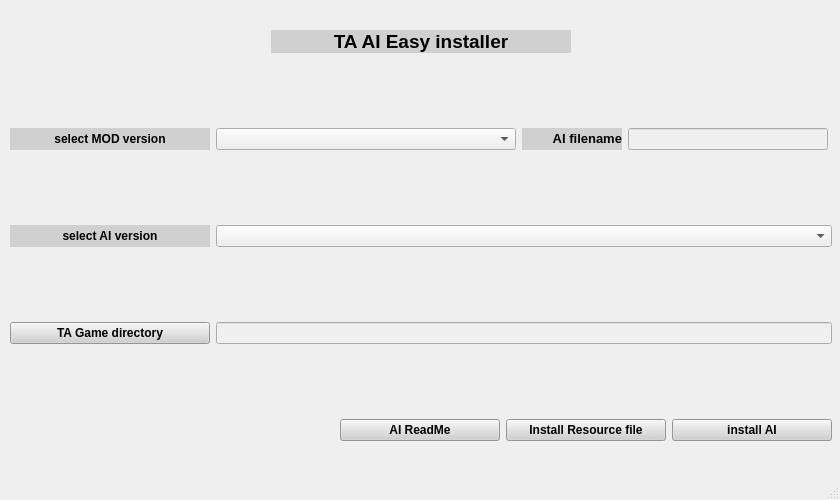
<?xml version="1.0" encoding="UTF-8"?>
<ui version="4.0">
 <class>MainWindow</class>
 <widget class="QMainWindow" name="MainWindow">
  <property name="geometry">
   <rect>
    <x>0</x>
    <y>0</y>
    <width>840</width>
    <height>500</height>
   </rect>
  </property>
  <property name="minimumSize">
   <size>
    <width>840</width>
    <height>500</height>
   </size>
  </property>
  <property name="maximumSize">
   <size>
    <width>840</width>
    <height>500</height>
   </size>
  </property>
  <property name="windowTitle">
   <string>MainWindow</string>
  </property>
  <widget class="QWidget" name="centralwidget">
   <widget class="QWidget" name="layoutWidget">
    <property name="geometry">
     <rect>
      <x>10</x>
      <y>30</y>
      <width>822</width>
      <height>411</height>
     </rect>
    </property>
    <layout class="QVBoxLayout" name="verticalLayout">
     <item>
      <layout class="QHBoxLayout" name="horizontalLayout_5">
       <item>
        <spacer name="horizontalSpacer">
         <property name="orientation">
          <enum>Qt::Horizontal</enum>
         </property>
         <property name="sizeHint" stdset="0">
          <size>
           <width>40</width>
           <height>20</height>
          </size>
         </property>
        </spacer>
       </item>
       <item>
        <widget class="QLabel" name="label">
         <property name="minimumSize">
          <size>
           <width>300</width>
           <height>0</height>
          </size>
         </property>
         <property name="maximumSize">
          <size>
           <width>300</width>
           <height>16777215</height>
          </size>
         </property>
         <property name="styleSheet">
          <string notr="true">        QLabel {
            font-family: &quot;Courier New&quot;;
            font-size: 12px;
            font-weight: bold;
            color: #000000;
            background-color: #D0D0D0;
        }</string>
         </property>
         <property name="text">
          <string>&lt;html&gt;&lt;head/&gt;&lt;body&gt;&lt;p align=&quot;center&quot;&gt;&lt;span style=&quot; font-size:14pt;&quot;&gt;TA AI Easy installer&lt;/span&gt;&lt;/p&gt;&lt;/body&gt;&lt;/html&gt;</string>
         </property>
        </widget>
       </item>
       <item>
        <spacer name="horizontalSpacer_2">
         <property name="orientation">
          <enum>Qt::Horizontal</enum>
         </property>
         <property name="sizeHint" stdset="0">
          <size>
           <width>40</width>
           <height>20</height>
          </size>
         </property>
        </spacer>
       </item>
      </layout>
     </item>
     <item>
      <spacer name="verticalSpacer">
       <property name="orientation">
        <enum>Qt::Vertical</enum>
       </property>
       <property name="sizeHint" stdset="0">
        <size>
         <width>20</width>
         <height>20</height>
        </size>
       </property>
      </spacer>
     </item>
     <item>
      <layout class="QHBoxLayout" name="horizontalLayout">
       <item>
        <widget class="QLabel" name="label_3">
         <property name="minimumSize">
          <size>
           <width>200</width>
           <height>0</height>
          </size>
         </property>
         <property name="maximumSize">
          <size>
           <width>200</width>
           <height>16777215</height>
          </size>
         </property>
         <property name="styleSheet">
          <string notr="true">        QLabel {
            font-family: &quot;Courier New&quot;;
            font-size: 12px;
            font-weight: bold;
            color: #000000;
            background-color: #D0D0D0;
        }</string>
         </property>
         <property name="text">
          <string>&lt;html&gt;&lt;head/&gt;&lt;body&gt;&lt;p align=&quot;center&quot;&gt;&lt;span style=&quot; font-size:9pt;&quot;&gt;select MOD version&lt;/span&gt;&lt;/p&gt;&lt;/body&gt;&lt;/html&gt;</string>
         </property>
        </widget>
       </item>
       <item>
        <widget class="QComboBox" name="comboBox_Mod">
         <property name="minimumSize">
          <size>
           <width>300</width>
           <height>0</height>
          </size>
         </property>
         <property name="maximumSize">
          <size>
           <width>300</width>
           <height>16777215</height>
          </size>
         </property>
         <property name="styleSheet">
          <string notr="true">
            font-family: &quot;Courier New&quot;;
            font-size: 12px;
            font-weight: bold;</string>
         </property>
        </widget>
       </item>
       <item>
        <widget class="QLabel" name="label_2">
         <property name="minimumSize">
          <size>
           <width>100</width>
           <height>0</height>
          </size>
         </property>
         <property name="maximumSize">
          <size>
           <width>60</width>
           <height>16777215</height>
          </size>
         </property>
         <property name="styleSheet">
          <string notr="true">        QLabel {
            font-family: &quot;Courier New&quot;;
            font-size: 12px;
            font-weight: bold;
            color: #000000;
            background-color: #D0D0D0;
        }</string>
         </property>
         <property name="text">
          <string>&lt;html&gt;&lt;head/&gt;&lt;body&gt;&lt;p align=&quot;right&quot;&gt;&lt;span style=&quot; font-size:10pt;&quot;&gt;AI filename&lt;/span&gt;&lt;/p&gt;&lt;/body&gt;&lt;/html&gt;</string>
         </property>
        </widget>
       </item>
       <item>
        <widget class="QLineEdit" name="lineEdit_AiFileName">
         <property name="enabled">
          <bool>false</bool>
         </property>
         <property name="minimumSize">
          <size>
           <width>200</width>
           <height>0</height>
          </size>
         </property>
         <property name="maximumSize">
          <size>
           <width>200</width>
           <height>16777215</height>
          </size>
         </property>
         <property name="styleSheet">
          <string notr="true">
            font-family: &quot;Courier New&quot;;
            font-size: 12px;
            font-weight: bold;</string>
         </property>
        </widget>
       </item>
      </layout>
     </item>
     <item>
      <spacer name="verticalSpacer_2">
       <property name="orientation">
        <enum>Qt::Vertical</enum>
       </property>
       <property name="sizeHint" stdset="0">
        <size>
         <width>20</width>
         <height>20</height>
        </size>
       </property>
      </spacer>
     </item>
     <item>
      <layout class="QHBoxLayout" name="horizontalLayout_2">
       <item>
        <widget class="QLabel" name="label_4">
         <property name="minimumSize">
          <size>
           <width>200</width>
           <height>0</height>
          </size>
         </property>
         <property name="maximumSize">
          <size>
           <width>200</width>
           <height>16777215</height>
          </size>
         </property>
         <property name="styleSheet">
          <string notr="true">        QLabel {
            font-family: &quot;Courier New&quot;;
            font-size: 12px;
            font-weight: bold;
            color: #000000;
            background-color: #D0D0D0;
        }</string>
         </property>
         <property name="text">
          <string>&lt;html&gt;&lt;head/&gt;&lt;body&gt;&lt;p align=&quot;center&quot;&gt;&lt;span style=&quot; font-size:9pt;&quot;&gt;select AI version&lt;/span&gt;&lt;/p&gt;&lt;/body&gt;&lt;/html&gt;</string>
         </property>
        </widget>
       </item>
       <item>
        <widget class="QComboBox" name="comboBox_AI">
         <property name="styleSheet">
          <string notr="true">
            font-family: &quot;Courier New&quot;;
            font-size: 12px;
            font-weight: bold;</string>
         </property>
        </widget>
       </item>
      </layout>
     </item>
     <item>
      <spacer name="verticalSpacer_4">
       <property name="orientation">
        <enum>Qt::Vertical</enum>
       </property>
       <property name="sizeHint" stdset="0">
        <size>
         <width>20</width>
         <height>20</height>
        </size>
       </property>
      </spacer>
     </item>
     <item>
      <layout class="QHBoxLayout" name="horizontalLayout_3">
       <item>
        <widget class="QPushButton" name="pushButton_game">
         <property name="minimumSize">
          <size>
           <width>200</width>
           <height>0</height>
          </size>
         </property>
         <property name="maximumSize">
          <size>
           <width>200</width>
           <height>16777215</height>
          </size>
         </property>
         <property name="styleSheet">
          <string notr="true">  
            font-family: &quot;Courier New&quot;;
            font-size: 12px;
            font-weight: bold;
            color: #000000;
            background-color: #D0D0D0;
      </string>
         </property>
         <property name="text">
          <string>TA Game directory</string>
         </property>
        </widget>
       </item>
       <item>
        <widget class="QLineEdit" name="lineEdit">
         <property name="enabled">
          <bool>false</bool>
         </property>
         <property name="styleSheet">
          <string notr="true">
            font-family: &quot;Courier New&quot;;
            font-size: 12px;
            font-weight: bold;</string>
         </property>
        </widget>
       </item>
      </layout>
     </item>
     <item>
      <spacer name="verticalSpacer_5">
       <property name="orientation">
        <enum>Qt::Vertical</enum>
       </property>
       <property name="sizeHint" stdset="0">
        <size>
         <width>20</width>
         <height>20</height>
        </size>
       </property>
      </spacer>
     </item>
     <item>
      <layout class="QHBoxLayout" name="horizontalLayout_4">
       <item>
        <spacer name="horizontalSpacer_3">
         <property name="orientation">
          <enum>Qt::Horizontal</enum>
         </property>
         <property name="sizeHint" stdset="0">
          <size>
           <width>40</width>
           <height>20</height>
          </size>
         </property>
        </spacer>
       </item>
       <item>
        <widget class="QPushButton" name="pushButton_readme">
         <property name="minimumSize">
          <size>
           <width>160</width>
           <height>0</height>
          </size>
         </property>
         <property name="maximumSize">
          <size>
           <width>160</width>
           <height>16777215</height>
          </size>
         </property>
         <property name="styleSheet">
          <string notr="true">
            font-family: &quot;Courier New&quot;;
            font-size: 12px;
            font-weight: bold;
            color: #000000;
            background-color: #D0D0D0;</string>
         </property>
         <property name="text">
          <string>AI ReadMe</string>
         </property>
        </widget>
       </item>
       <item>
        <widget class="QPushButton" name="pushButton_source">
         <property name="minimumSize">
          <size>
           <width>160</width>
           <height>0</height>
          </size>
         </property>
         <property name="maximumSize">
          <size>
           <width>160</width>
           <height>16777215</height>
          </size>
         </property>
         <property name="styleSheet">
          <string notr="true">
            font-family: &quot;Courier New&quot;;
            font-size: 12px;
            font-weight: bold;
            color: #000000;
            background-color: #D0D0D0;</string>
         </property>
         <property name="text">
          <string>Install Resource file</string>
         </property>
        </widget>
       </item>
       <item>
        <widget class="QPushButton" name="pushButton_ai">
         <property name="minimumSize">
          <size>
           <width>160</width>
           <height>0</height>
          </size>
         </property>
         <property name="maximumSize">
          <size>
           <width>160</width>
           <height>16777215</height>
          </size>
         </property>
         <property name="styleSheet">
          <string notr="true">
            font-family: &quot;Courier New&quot;;
            font-size: 12px;
            font-weight: bold;
            color: #000000;
            background-color: #D0D0D0;</string>
         </property>
         <property name="text">
          <string>install AI</string>
         </property>
        </widget>
       </item>
      </layout>
     </item>
    </layout>
   </widget>
  </widget>
  <widget class="QMenuBar" name="menubar">
   <property name="geometry">
    <rect>
     <x>0</x>
     <y>0</y>
     <width>840</width>
     <height>17</height>
    </rect>
   </property>
  </widget>
  <widget class="QStatusBar" name="statusbar"/>
 </widget>
 <resources/>
 <connections/>
</ui>
